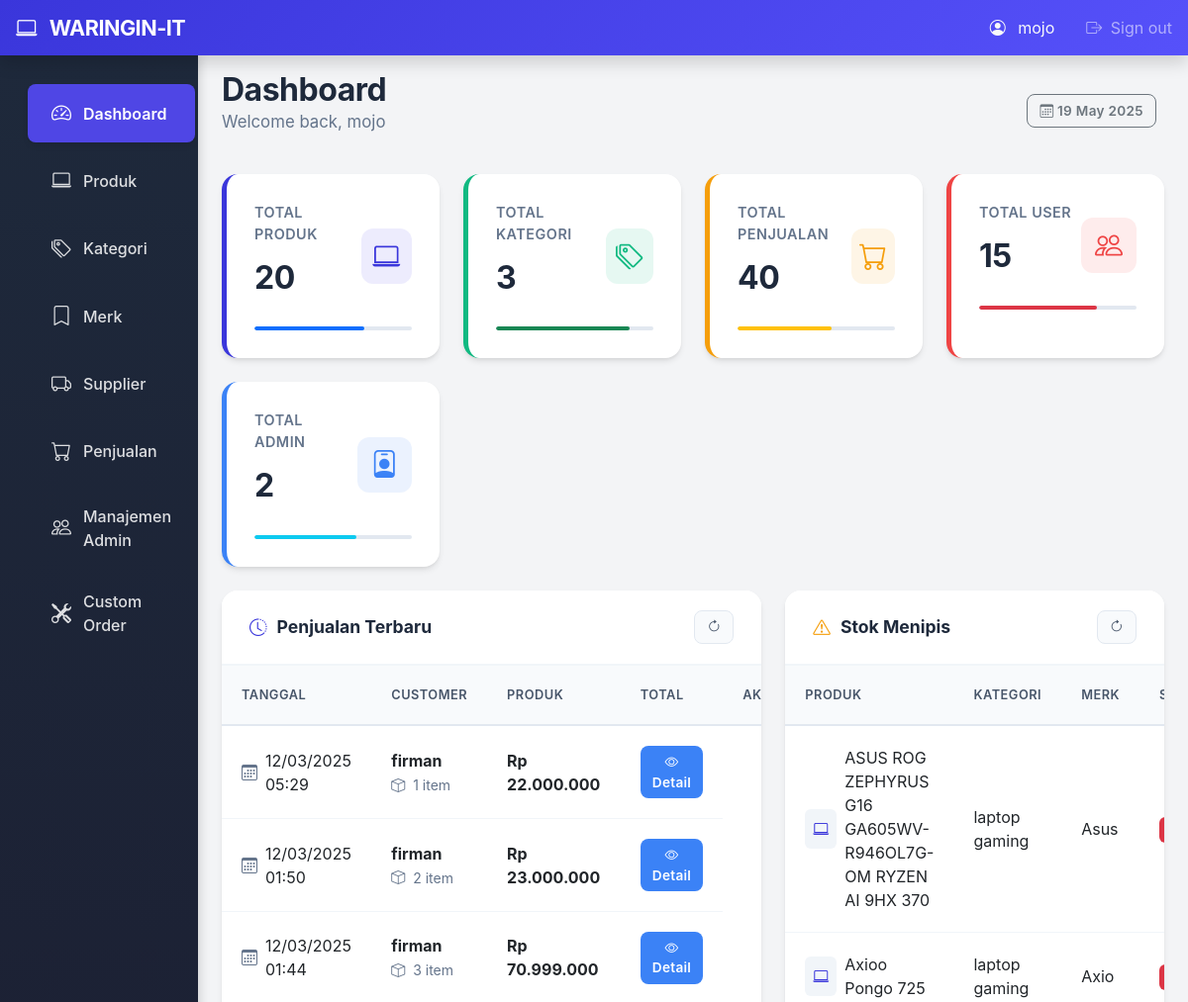
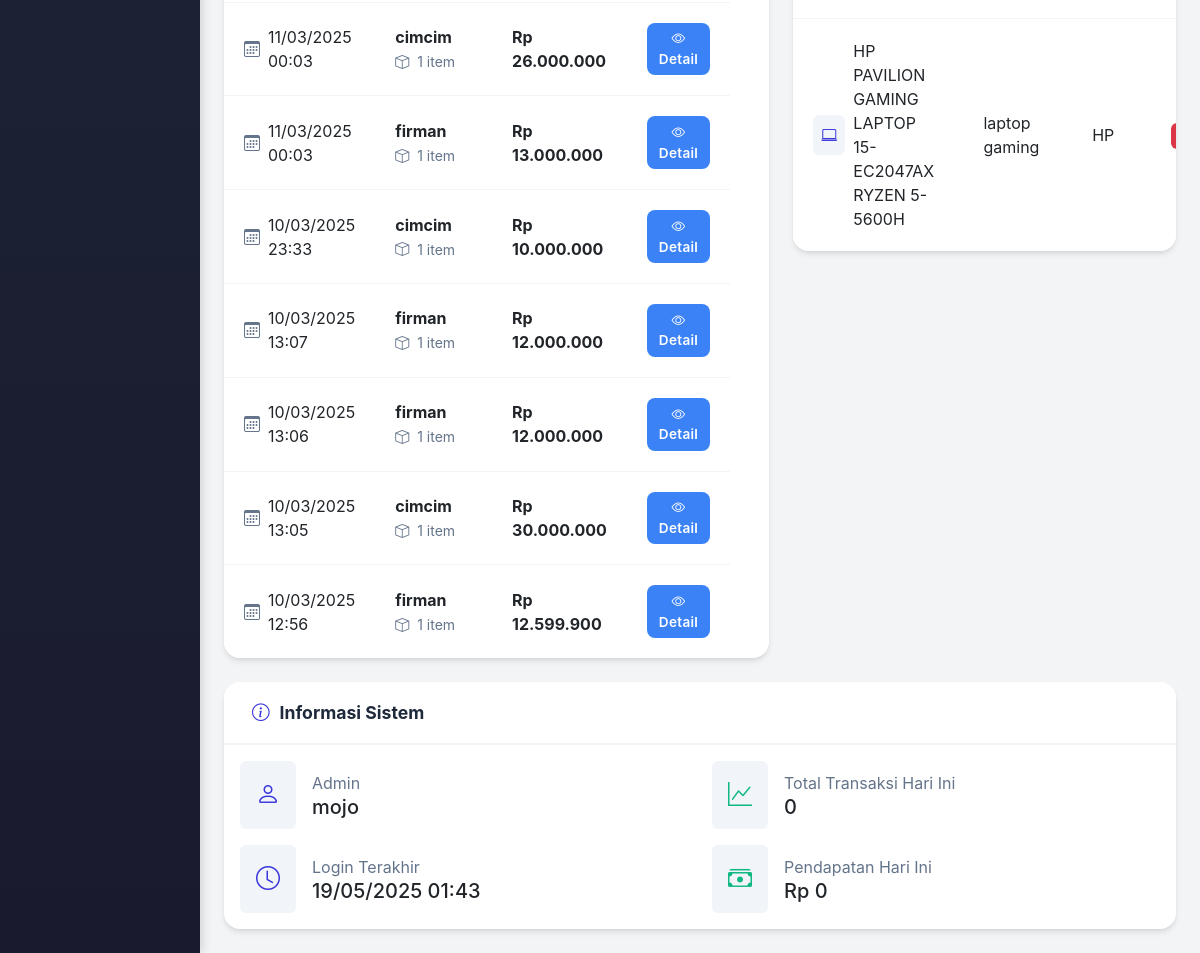
The app's page /admin/index.php (signed in) with its own data (2 pictures, top to bottom).
### tables this page shows
CREATE TABLE `tb_penjualan` (
  `penjualan_id` int(11) NOT NULL,
  `admin_id` int(11) DEFAULT NULL,
  `tanggal` timestamp NOT NULL DEFAULT current_timestamp(),
  `bayar` decimal(10,2) DEFAULT NULL,
  `total` decimal(10,2) DEFAULT NULL,
  `kembalian` decimal(10,2) DEFAULT NULL,
  `id_pembelian` int(11) DEFAULT NULL
);

CREATE TABLE `tb_barang` (
  `barang_id` int(11) NOT NULL,
  `merk_id` int(11) DEFAULT NULL,
  `kategori_id` int(11) DEFAULT NULL,
  `nama_barang` varchar(255) NOT NULL,
  `jenis_barang` text DEFAULT NULL,
  `gambar` varchar(255) NOT NULL,
  `harga_beli` decimal(10,2) DEFAULT NULL,
  `harga_jual` decimal(10,2) DEFAULT NULL,
  `stok` int(11) DEFAULT NULL
);

CREATE TABLE `tb_kategori` (
  `kategori_id` int(11) NOT NULL,
  `nama_kategori` varchar(255) NOT NULL
);

CREATE TABLE `tb_merk` (
  `merk_id` int(11) NOT NULL,
  `nama_merk` varchar(255) NOT NULL,
  `deskripsi` varchar(255) DEFAULT NULL
);

### admin/index.php (the view, shortened to what the rows shown need)
<?php
require_once '../config/koneksi.php';
$admin_id = $_SESSION['admin_id'];
$admin = query("SELECT * FROM tb_admin WHERE admin_id = $admin_id")[0];
$recent_sales = query("SELECT p.*, a.nama as admin_name, u.nama as nama_user, u.telepon,
                      pb.jenis_pembayaran, SUM(dp.subtotal) as total,
                      GROUP_CONCAT(b.nama_barang SEPARATOR ', ') as produk_dibeli,
                      COUNT(dp.barang_id) as jumlah_item
                      FROM tb_penjualan p
                      LEFT JOIN tb_admin a ON p.admin_id = a.admin_id
                      LEFT JOIN tb_pembelian pmb ON p.id_pembelian = pmb.id_pembelian
                      LEFT JOIN tb_user u ON pmb.user_id = u.user_id
                      LEFT JOIN tb_pembayaran pb ON pmb.pembayaran_id = pb.pembayaran_id
                      LEFT JOIN tb_detail_penjualan dp ON p.penjualan_id = dp.penjualan_id
                      LEFT JOIN tb_barang b ON dp.barang_id = b.barang_id
                      GROUP BY p.penjualan_id
                      ORDER BY p.tanggal DESC
                      LIMIT 10");
$low_stock = query("SELECT b.*, k.nama_kategori, m.nama_merk
                   FROM tb_barang b
                   LEFT JOIN tb_kategori k ON b.kategori_id = k.kategori_id
                   LEFT JOIN tb_merk m ON b.merk_id = m.merk_id
                   WHERE b.stok < 5
                   ORDER BY b.stok ASC");
?>
<!DOCTYPE html>
<html lang="en">
<head>
    <link href="https://cdn.jsdelivr.net/npm/bootstrap@5.3.0/dist/css/bootstrap.min.css" rel="stylesheet">
    <link rel="stylesheet" href="https://cdn.jsdelivr.net/npm/bootstrap-icons@1.7.2/font/bootstrap-icons.css">
</head>
<body>
    <nav class="navbar navbar-dark sticky-top flex-md-nowrap p-0 shadow">
        <div class="navbar-nav">
            <div class="nav-item text-nowrap d-flex align-items-center">
                <span class="text-light mx-3">
                    <i class="bi bi-person-circle me-2"></i>
                    <?= htmlspecialchars($admin['nama']) ?>
                </span>
                <a class="nav-link px-3" href="../auth/logout.php">
                    <i class="bi bi-box-arrow-right me-1"></i>
                    Sign out
                </a>
            </div>
        </div>
    </nav>
    <div class="container-fluid">
        <div class="row">
            <main class="col-md-9 ms-sm-auto col-lg-10 px-md-4 animate-fade-in">
                <div class="d-flex justify-content-between flex-wrap flex-md-nowrap align-items-center pt-3 pb-2 mb-3">
                    <div>
                        <h1 class="h2 mb-0">Dashboard</h1>
                        <p class="text-muted">Welcome back, <?= htmlspecialchars($admin['nama']) ?></p>
                    </div>
                </div>
                <div class="row g-4">
                    <div class="col-lg-7">
                        <div class="card table-card mb-4">
                            <div class="card-body p-0">
                                <div class="table-responsive">
                                    <table class="table table-hover align-middle">
                                        <thead>
                                            <tr>
                                                <th>Tanggal</th>
                                                <th>Customer</th>
                                                <th>Produk</th>
                                                <th>Total</th>
                                                <th>Aksi</th>
                                            </tr>
                                        </thead>
                                        <tbody>
                                            <?php foreach ($recent_sales as $sale) : ?>
                                            <tr>
                                                <td>
                                                    <div class="d-flex align-items-center">
                                                        <i class="bi bi-calendar3 text-muted me-2"></i>
                                                        <?= date('d/m/Y H:i', strtotime($sale['tanggal'])) ?>
                                                    </div>
                                                </td>
                                                <td>
                                                    <div>
                                                        <div class="fw-bold"><?= htmlspecialchars($sale['nama_user'] ?? 'User tidak ditemukan') ?></div>
                                                        <small class="text-muted">
                                                            <i class="bi bi-box me-1"></i>
                                                            <?= $sale['jumlah_item'] ?> item
                                                        </small>
                                                    </div>
                                                </td>
                                                <td>
                                                    <span class="fw-bold">
                                                        Rp <?= number_format($sale['total'], 0, ',', '.') ?>
                                                    </span>
                                                </td>
                                                <td>
                                                    <a href="penjualan/detail.php?id=<?= $sale['penjualan_id'] ?>"
                                                       class="btn btn-sm btn-info">
                                                        <i class="bi bi-eye"></i>
                                                        Detail
                                                    </a>
                                                </td>
                                            </tr>
                                            <?php endforeach; ?>
                                        </tbody>
                                    </table>
                                </div>
                            </div>
                        </div>
                    </div>
                    <div class="col-lg-5">
                        <div class="card table-card mb-4">
                            <div class="card-body p-0">
                                <div class="table-responsive">
                                    <table class="table table-hover align-middle">
                                        <thead>
                                            <tr>
                                                <th>Produk</th>
                                                <th>Kategori</th>
                                                <th>Merk</th>
                                                <th>Stok</th>
                                            </tr>
                                        </thead>
                                        <tbody>
                                            <?php foreach ($low_stock as $item) : ?>
                                            <tr>
                                                <td>
                                                    <div class="d-flex align-items-center">
                                                        <div class="bg-light p-2 rounded me-2">
                                                            <i class="bi bi-laptop text-primary"></i>
                                                        </div>
                                                        <?= htmlspecialchars($item['nama_barang']) ?>
                                                    </div>
                                                </td>
                                                <td><?= htmlspecialchars($item['nama_kategori']) ?></td>
                                                <td><?= htmlspecialchars($item['nama_merk']) ?></td>
                                                <td>
                                                    <span class="badge bg-danger">
                                                    </span>
                                                </td>
                                            </tr>
                                            <?php endforeach; ?>
                                        </tbody>
                                    </table>
                                </div>
                            </div>
                        </div>
                    </div>
                </div>
                <div class="row">
                    <div class="col-12">
                        <div class="card table-card mb-4">
                            <div class="card-body">
                                <div class="row g-4">
                                    <div class="col-md-6">
                                        <div class="d-flex align-items-center mb-3">
                                            <div>
                                                <div class="text-muted">Admin</div>
                                                <div class="h5 mb-0"><?= htmlspecialchars($admin['nama']) ?></div>
                                            </div>
                                        </div>
                                        </div>
                                </div>
                            </div>
                        </div>
                    </div>
                </div>
            </main>
        </div>
    </div>
</body>
</html>

### records on screen
tb_penjualan: tanggal "12/03/2025 05:29", nama_user "firman", jumlah_item "1", total "22.000.000"
tb_penjualan: tanggal "12/03/2025 01:50", nama_user "firman", jumlah_item "2", total "23.000.000"
tb_penjualan: tanggal "12/03/2025 01:44", nama_user "firman", jumlah_item "3", total "70.999.000"
tb_penjualan: tanggal "11/03/2025 00:03", nama_user "cimcim", jumlah_item "1", total "26.000.000"
tb_penjualan: tanggal "11/03/2025 00:03", nama_user "firman", jumlah_item "1", total "13.000.000"
tb_penjualan: tanggal "10/03/2025 23:33", nama_user "cimcim", jumlah_item "1", total "10.000.000"
tb_penjualan: tanggal "10/03/2025 13:07", nama_user "firman", jumlah_item "1", total "12.000.000"
tb_penjualan: tanggal "10/03/2025 13:06", nama_user "firman", jumlah_item "1", total "12.000.000"
tb_penjualan: tanggal "10/03/2025 13:05", nama_user "cimcim", jumlah_item "1", total "30.000.000"
tb_penjualan: tanggal "10/03/2025 12:56", nama_user "firman", jumlah_item "1", total "12.599.900"
tb_barang: nama_barang "ASUS ROG ZEPHYRUS G16 GA605WV-R946OL7G-OM RYZEN AI 9HX 370", kategori.nama_kategori "laptop gaming", merk.nama_merk "Asus"
tb_barang: nama_barang "Axioo Pongo 725", kategori.nama_kategori "laptop gaming", merk.nama_merk "Axio"
tb_barang: nama_barang "HP PAVILION GAMING LAPTOP 15-EC2047AX RYZEN 5-5600H", kategori.nama_kategori "laptop gaming", merk.nama_merk "HP"

### other values on screen
$admin['nama'] "mojo"
$total_produk "20"
$total_kategori "3"
$total_penjualan "40"
$total_user "15"
$total_admin "2"
$transaksi_hari_ini "0"
$pendapatan_hari_ini "0"
